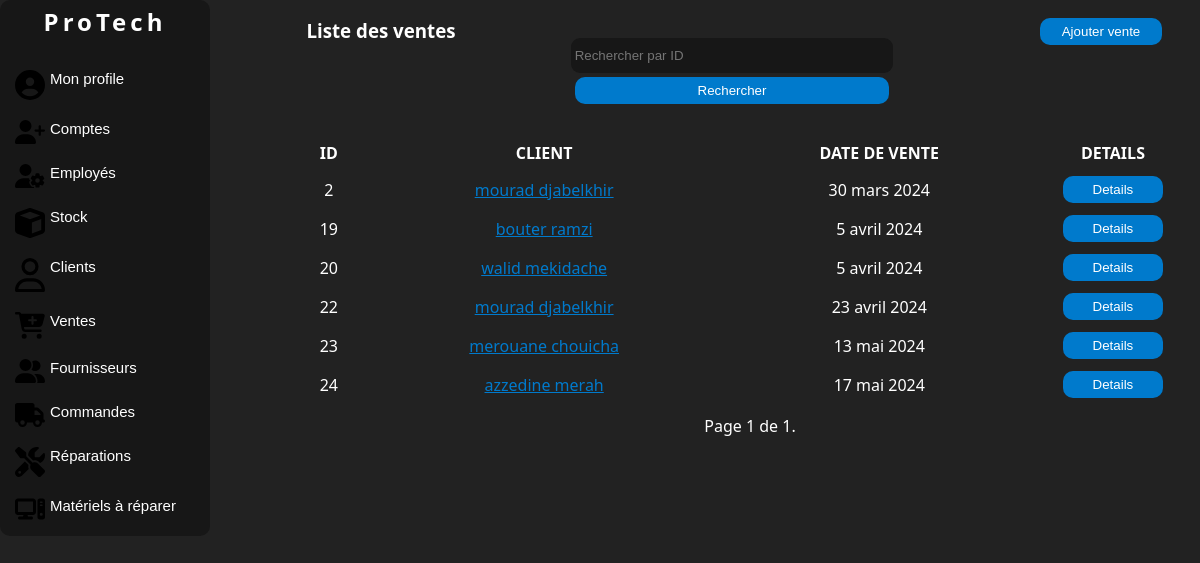
The page /ventes/ (signed in) on the database as committed earlier.
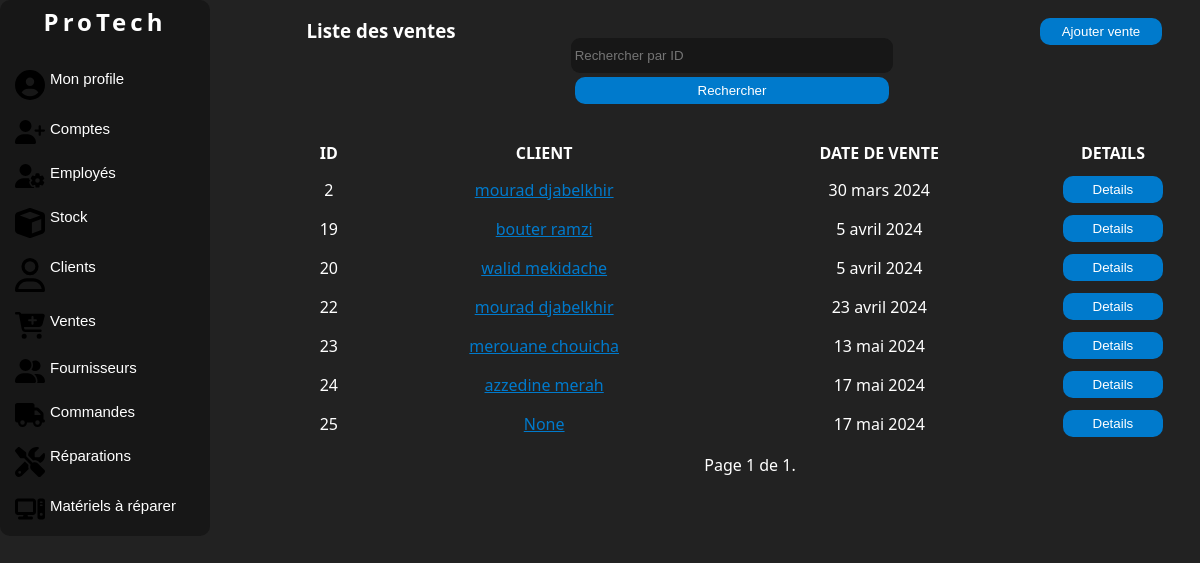
The same page on the database as committed later.
### manager/models.py (models this page shows, shortened)
class Sale(models.Model):
    client = models.ForeignKey(Client, on_delete=models.SET_NULL, null=True, blank=True, db_column='Client')
    sale_date = models.DateField(auto_now_add=True, db_column='Date de vente')
    class Meta:
        db_table = 'Vente'

class Client(models.Model):
    first_name = models.CharField(max_length=100, db_column='Prénom')
    last_name = models.CharField(max_length=100, db_column='Nom')
    phone = PhoneNumberField(unique=True, region='DZ', db_column='Téléphone')
    email = models.EmailField(unique=True, db_column='Email')
    address = models.TextField(db_column='Adresse')
    def __str__(self):
        return f"{self.first_name} {self.last_name}"
    class Meta:
        db_table = 'Client'

### manager/views.py (the view)
# urls.py: path('ventes/', views.SaleListView.as_view(), name='sale-list'),
class SaleListView(LoginRequiredMixin,RoleRequiredMixin, ListView):
    model = Sale
    template_name = 'listevente.html'
    context_object_name = 'sales'
    paginate_by = 7
    form_class = FilterForm
    required_roles = ['Admin', 'Employé']
    def get_queryset(self):
        queryset = super().get_queryset()
        query = self.request.GET.get('query')
        if query:
            queryset = queryset.filter(id=query)
        return queryset
    def get_context_data(self, **kwargs):
        context = super().get_context_data(**kwargs)
        context['form'] = FilterForm(self.request.GET)
        return context

### manager/forms.py
class FilterForm(forms.Form):
    query = forms.IntegerField(label='', required=False,
                               widget=forms.TextInput(attrs={'placeholder': 'Rechercher par ID'}))

### manager/views.py (called while the page is built)
    def dispatch(self, request, *args, **kwargs):
        if not request.user.is_authenticated:
            return self.handle_no_permission()
        if not self.required_roles:  # if no role is required, continue
            return super().dispatch(request, *args, **kwargs)
        if not request.user.employee.role in self.required_roles:
            messages.error(request, 'Vous n\'avez pas la permission de consulter cette page.')
            return redirect('dashboard')  # or wherever
        return super().dispatch(request, *args, **kwargs)

### manager/templates/listevente.html (shortened to what this page needs)
{% load static %}
{% load auth_extras %}
<!DOCTYPE html>
<html lang="en">
<head>
    <link rel="stylesheet" href="{% static 'css/style.css' %}">
    <link rel="stylesheet" href="{% static 'css/accueil.css' %}">
</head>
<body>
<div class="corp">
    <div class="nav">
        <div class="logo">
            <a href="{% url 'home' %}" class="link"><h2>ProTech</h2></a>
        </div>
        <br>
        <button class="value" onclick="location.href='{% url 'dashboard' %}';">
             Mon profile
        </button>
        {% if request.user.employee.role == 'Admin' %}
        <button class="value" onclick="location.href='{% url 'account-list' %}';">
            Comptes
        </button>
        <button class="value" onclick="location.href='{% url 'employee-list' %}';">
            Employés
        </button>
        {% endif %}
        {% if request.user.employee.role == 'Admin' or request.user.employee.role == 'Employé' %}
        <button class="value" onclick="location.href='{% url 'products-list' %}';">
            Stock
        </button>
        {% endif %}
        <button class="value" onclick="location.href='{% url 'client-list' %}';">
            Clients
        </button>
        {% if request.user.employee.role == 'Admin' or request.user.employee.role == 'Employé' %}
        <button class="value" onclick="location.href='{% url 'sale-list' %}';">
            Ventes
        </button>
        <button class="value" onclick="location.href='{% url 'supplier-list' %}';">
            Fournisseurs
        </button>
        <button class="value" onclick="location.href='{% url 'purchase-order-list' %}';">
            Commandes
        </button>
        {% endif %}
        {% if request.user.employee.role == 'Admin' or request.user.employee.role == 'Réparateur' %}
        <button class="value" onclick="location.href='{% url 'repair-list' %}';">
            Réparations
        </button>
        <button class="value" onclick="location.href='{% url 'hardware-list' %}';">
            Matériels à réparer
        </button>
        {% endif %}
    </div>
    <div class="liste">
        <div class="c1">
            <div class="colone1"><h3>Liste des ventes</h3></div>
            <div class="colone1">
                <form method="GET" action="">
                    {{ form }}
                    <button class="button" type="submit">Rechercher</button>
                </form>
            </div>
            <div class="colone1">
                <button class="button"><a href="{% url 'add-sale' %}" class="link">Ajouter vente</a></button>
            </div>
        </div>
        <div class="c2">
            {% if sales %}
            <table>
                <thead>
                <tr>
                    <th>Id</th>
                    <th>Client</th>
                    <th>Date de vente</th>
                    <th>Details</th>
                </tr>
                </thead>
                <tbody id="tbody">
                {% for sale in sales %}
                <tr>
                    <td>{{ sale.id }}</td>
                    <td><a id="touts" href="{% url 'client-detail' sale.client.id %}">{{ sale.client }}</a>  </td>
                    <td>{{ sale.sale_date }}</td>
                    <td>
                        <button class="button" id="detail"
                                onclick="location.href='{% url 'sale-detail' sale.id %}';">Details
                        </button>
                </tr>
                {% endfor %}
                </tbody>
            </table>
            {% else %}
            <p>Pas de ventes trouvées.</p>
            {% endif %}
            <div class="pagination">
                <span class="step-links">
                    <span class="current">
                        Page {{ page_obj.number }} de {{ page_obj.paginator.num_pages }}.
                    </span>
                </span>
        </div>
    </div>
</div>
</body>
</html>

Rows that differ between the two databases and show on the page:
added Sale: id "25", client "None", sale_date "17 mai 2024"
